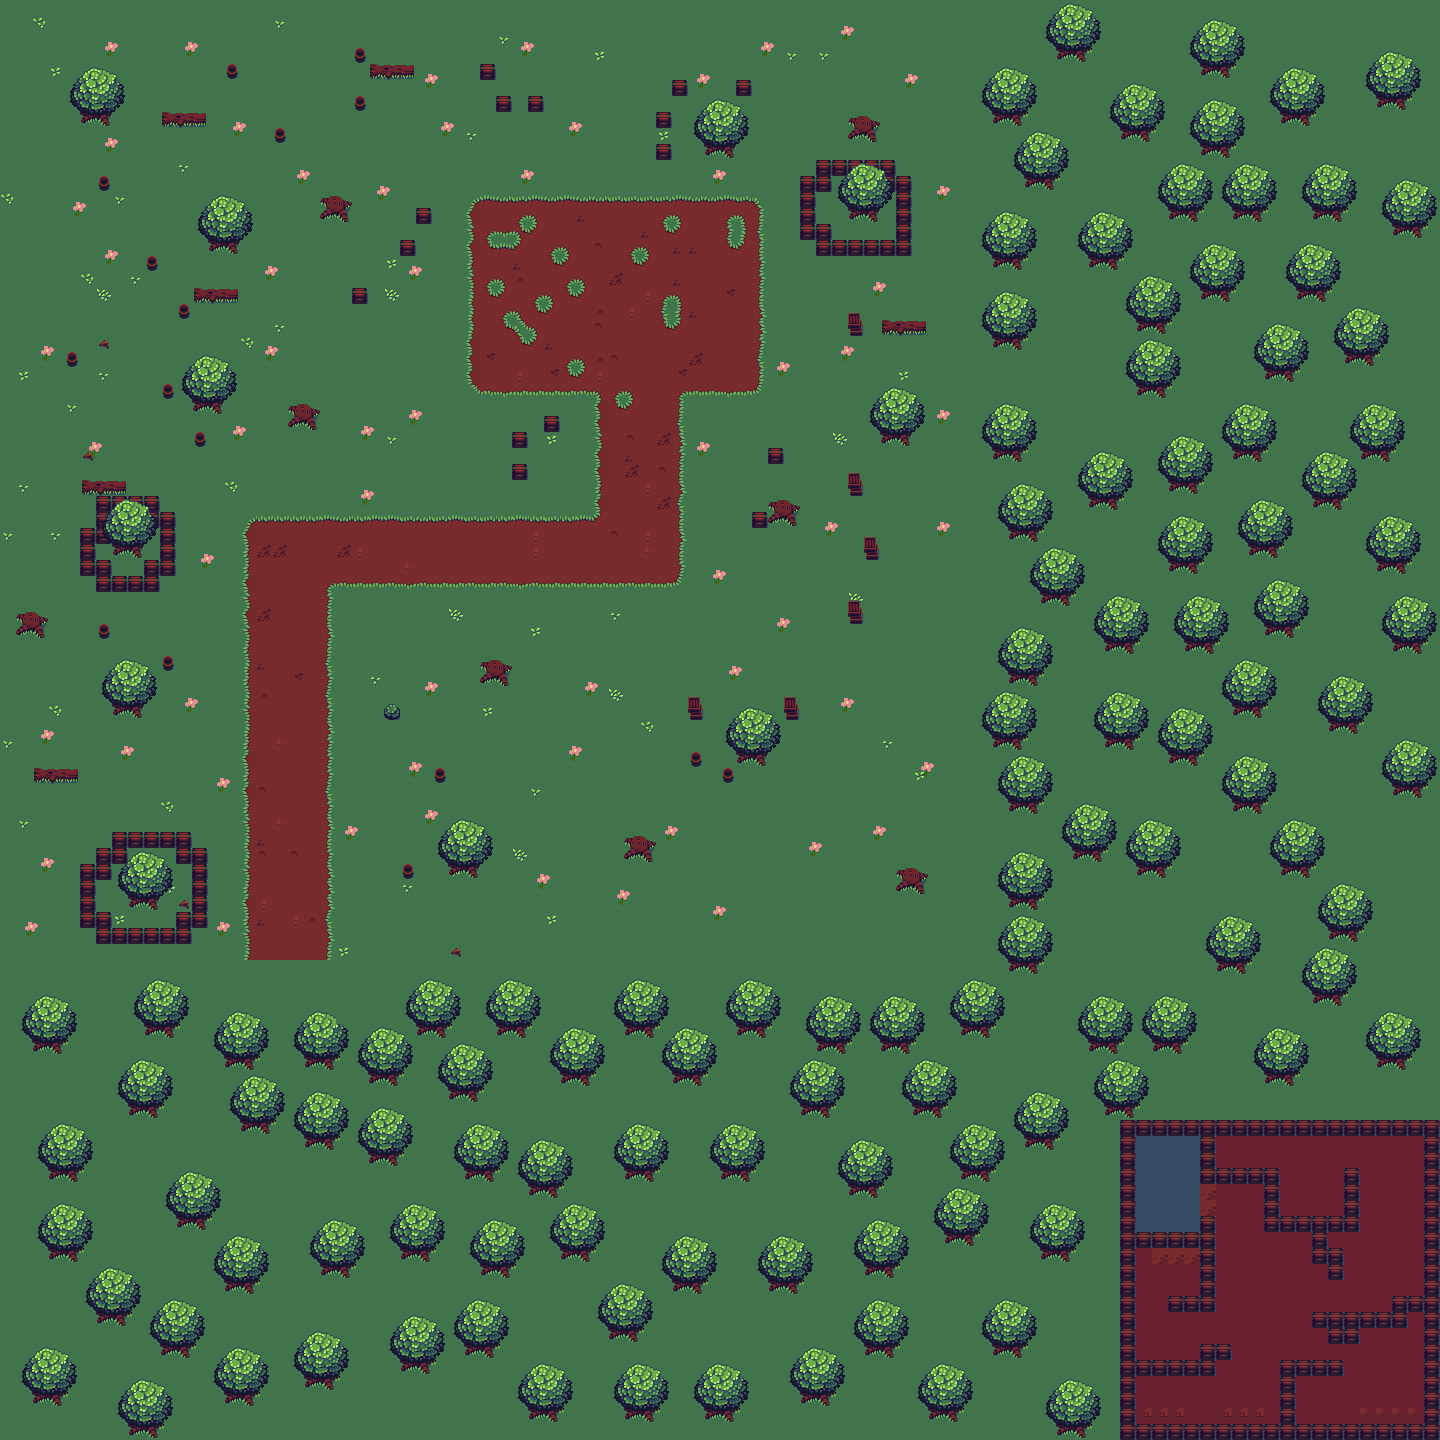

A level layout from a 2D game, rendered from its tile map. Below: a short description, then the map file with tile-grid data replaced by summaries:
An orthogonal 90x90 tile map with 16x16 px tiles, 5 tile layers (Excess, Base, Animated, Tree Base, ...), 3 tilesets.

<map version="1.10" tiledversion="1.10.2" orientation="orthogonal" renderorder="right-down" width="90" height="90" tilewidth="16" tileheight="16" infinite="0" nextlayerid="10" nextobjectid="1">
 <tileset firstgid="1" source="buch-outdoor.tsx" />
 <tileset firstgid="289" source="ice is nice.tsx" />
 <tileset firstgid="319" source="animated_tiles.tsx" />
 <layer id="8" name="Excess" width="90" height="90">
  <data>[8100 cells, 8100 non-empty, 1 distinct tile ids]</data>
 </layer>
 <layer id="2" name="Base" width="90" height="90">
  <data>[8100 cells, 8099 non-empty, 67 distinct tile ids]</data>
 </layer>
 <layer id="9" name="Animated" width="90" height="90">
  <data>[8100 cells, 240 non-empty, 4 distinct tile ids]</data>
 </layer>
 <layer id="4" name="Tree Base" width="90" height="90">
  <data>[8100 cells, 439 non-empty, 16 distinct tile ids]</data>
 </layer>
 <layer id="6" name="Tree Top" width="90" height="90">
  <data>[8100 cells, 132 non-empty, 12 distinct tile ids]</data>
 </layer>
</map>
